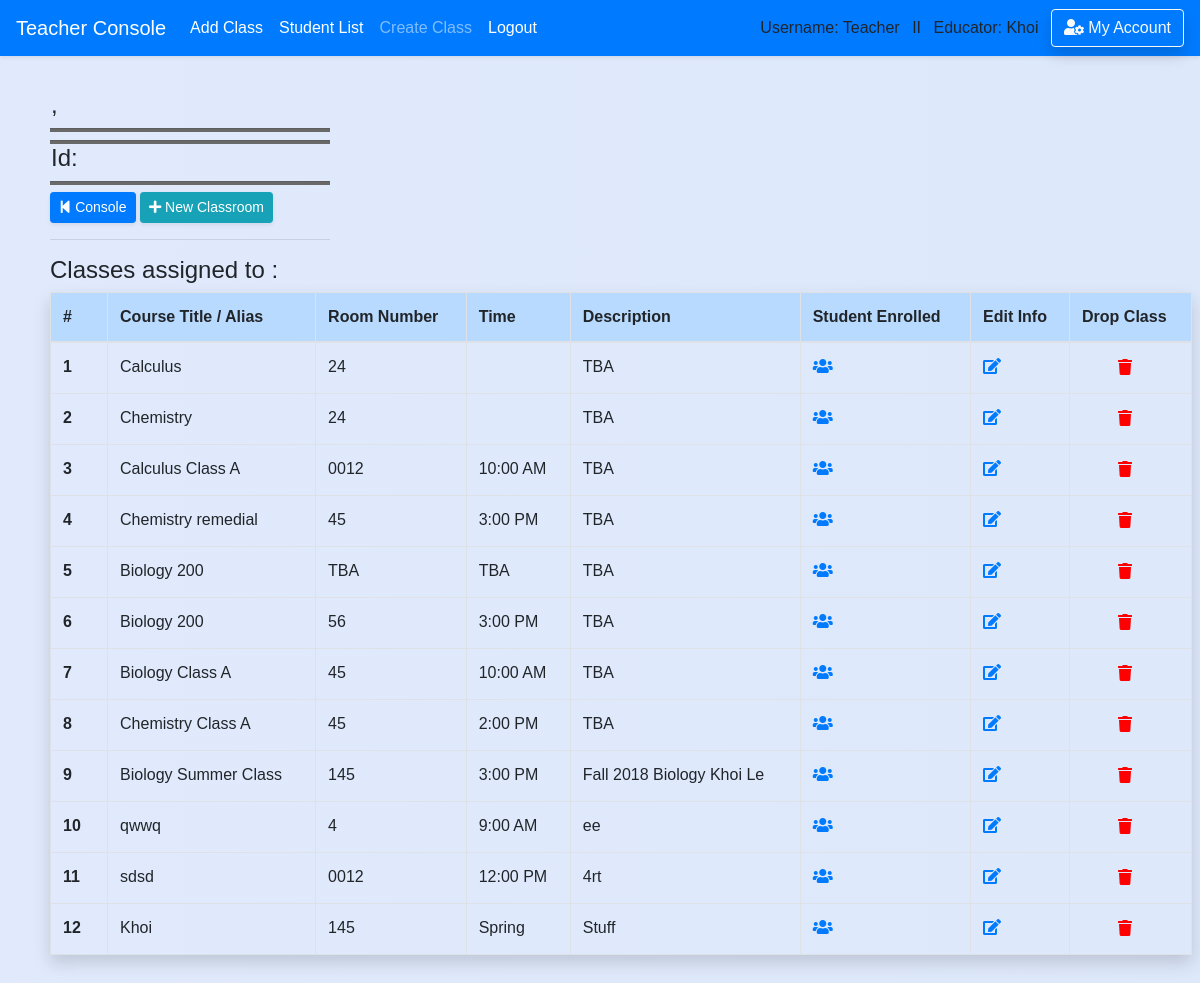
The app's page /teacher/classroom (signed in), older data.
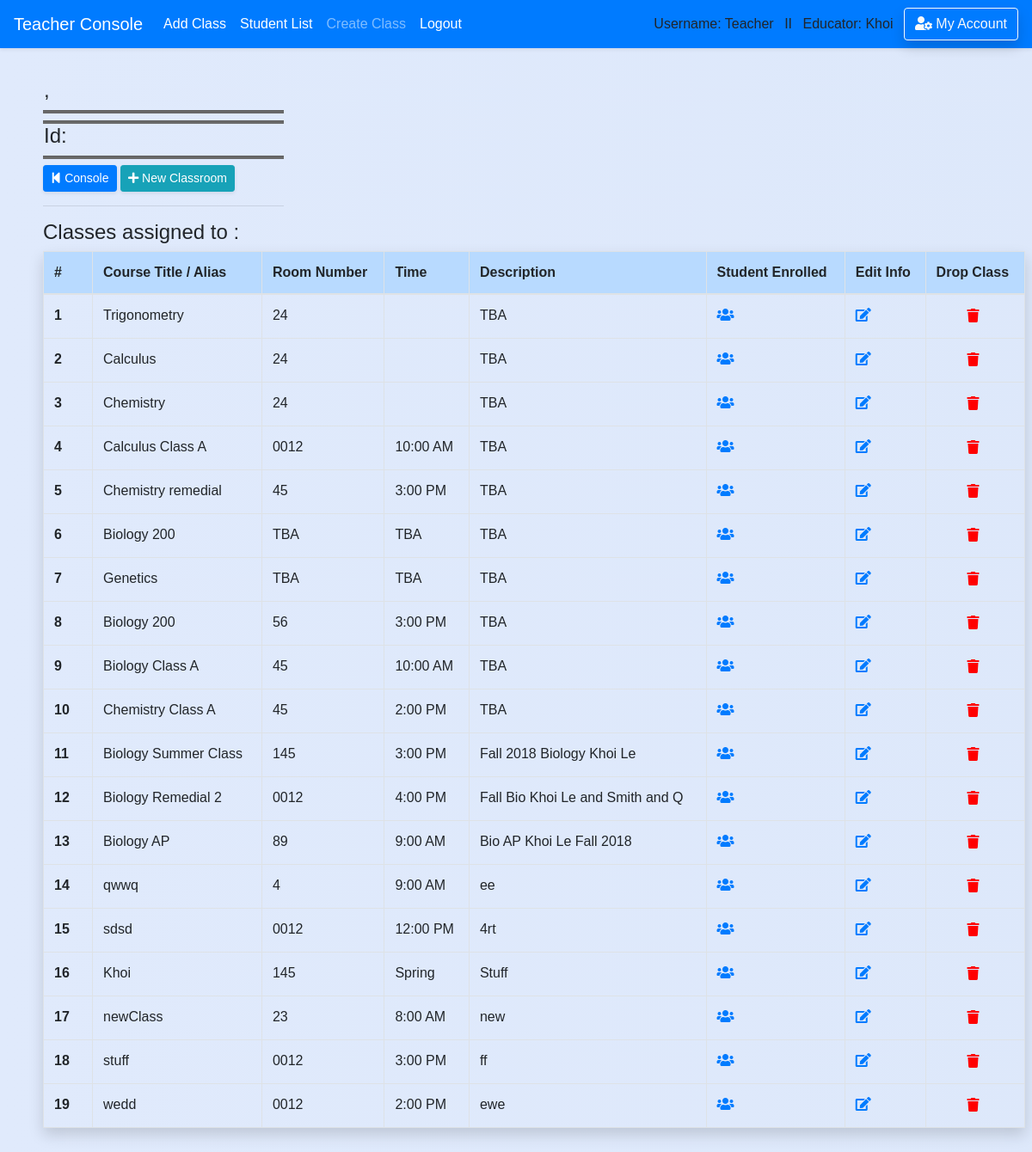
The same page, newer data.
### school_app/models.py (models this page shows, shortened)
class Classroom(models.Model):
    course_title = models.CharField(max_length=50,default='')
    course_number = models.CharField(max_length=20,default='')
    teacher_name = models.CharField(max_length=50,default='')
    teacher_idx = models.CharField(max_length=10,default='')
    room_number = models.CharField(max_length=10,default='TBA')
    time = models.CharField(max_length=10,blank=True, null=True,default='TBA')
    description = models.CharField(max_length=300,default='TBA')
    teacher = models.ForeignKey('Teacher',blank=True, null=True, on_delete = models.SET_NULL, related_name='classroom_by_teacher')
    course = models.ForeignKey('Course',blank=True, null=True, on_delete = models.SET_NULL, related_name='course_in_classroom')
    student = models.ManyToManyField(Student, blank=True)

### school_app/views_logged.py (the view)
# urls.py: path('teacher/classroom', views_logged.classroom, name='classroom_list'),
def classroom(request,course_id=None):
    if is_login(request) == False:
        return redirect('/login')
    if is_login(request) == True:
        if request.user.profile.is_teacher == False:
            messages.warning(request, "You don't have Instructor's Privilege!")
            return redirect('/')
        course = Course.objects.filter(id=course_id).first()
        classes = Classroom.objects.filter(course=course)
        time_list = []
        for cla in classes:
            time_list.append(cla.time)
        conflict_index=[]
        for time in time_list:
            for index, time2 in enumerate(time_list):
                count = 0
                if time == time2:
                    count += 1
                    if count >= 2:
                        conflict_index.append(index+1)
        return render(request,'teacher/classroom/view_classroom.html',
        {'classes':classes,'course':course,'conflict_index':conflict_index})

### school_app/views_functions.py (called while the page is built)
def is_login(request):
    if not request.user.is_authenticated:
        messages.warning(request, "Please Login or Create an Account.")
        return False
    return True

### school_app/templates/teacher/classroom/view_classroom.html (shortened to what this page needs)
{% extends 'base.html' %}
{% block content %}
<div class='content'>
  <div class="container-fuild form-row" style='width:100%'>
    <div class="col-md-6">
        <div style="width: 280px">
        <h4 style='padding-left: 1px'>{{ course.semester }}, {{ course.year }}</h4>
        <hr class='hr-line'/>
        <hr class='hr-line'/>
        <h4 style='padding-left: 1px'>Id: {{course.course_number}}</h4>
        <hr class='hr-line'/>
          <a href='{% url "teacher" %}' class="btn btn-sm btn-primary shadow-sm" ><i class="fas fa-step-backward"></i> Console</a></a>
          <a href='{% url "add_classroom" course_id=course.id %}' class="btn btn-info btn-sm shadow-sm" role="button"><i class="fas fa-plus"></i> New Classroom</a>
        <hr/></div></div>
        <div class="col-md-5">
        </div></div>
        {% if classes %}
          <h5><big>Classes assigned to {{ course.course_title }} :</big></h5>
          <div class='mr-2'>
          <table class="table table-hover table-bordered pad-right-table shadow ">
            <thead class='table-primary'>
            <tr>
              <th scope="col" style="width: 5%">#</th>
              <th scope="col">Course Title / Alias</th>
              <th scope="col">Room Number</th>
              <th scope="col">Time</th>
              <th scope="col">Description</th>
              <th scope="col">Student Enrolled</th>
              <th scope="col">Edit Info</th>
              <th scope="col">Drop Class</th>
            </tr>
            </thead>
            <tbody>
        {% for class in classes %}
            <tr>
              <th scope="row">{{ forloop.counter }}</th>
              <td>{{ class.course_title }}</td>
              <td>{{ class.room_number }}</td>
              <td>{{ class.time }}</td>
              <td>{{ class.description }}</td>
              <td>
                <a href='{% url "edit_course" course_id=course.id %}'><i class="fas fa-users"></i></a>
              </td>
              <td>
                <a href='{% url "edit_classroom" classroom_id=class.id %}'><i class="fas fa-edit"></i></a>
              </td>
              <td>
                <form action='/teacher/classroom/detached_classroom/' method='post'>{% csrf_token %}
                  <button type='submit' style='border:none;background:none;cursor: pointer;cursor: hand;'>
                  <i style='color:red' class="fas fa-trash test" data-toggle="popover" data-placement="top" data-trigger="hover" data-content="Alert!"></i>
                  </button>
                </form>
              </td>
            </tr>
        {% endfor %}
            </tbody>
          </table>
        {% else %}
        <h4><div class="alert-inherit alert-info" role="alert"><i class="fas fa-exclamation"></i> No Classes assigned to this course.</div></h4>
        {% endif %}
</div></div><br>
{% endblock %}

Row changes from the older to the newer data that the page shows:
now on this page (row edited): Classroom: course_title "Trigonometry", room_number "24", description "TBA"
now on this page (row edited): Classroom: course_title "Genetics", room_number "TBA", time "TBA", description "TBA"
now on this page (row edited): Classroom: course_title "Biology Remedial 2", room_number "0012", time "4:00 PM", description "Fall Bio Khoi Le and Smith and Q"
now on this page (row edited): Classroom: course_title "Biology AP", room_number "89", time "9:00 AM", description "Bio AP Khoi Le Fall 2018"
now on this page (row edited): Classroom: course_title "newClass", room_number "23", time "8:00 AM", description "new"
now on this page (row edited): Classroom: course_title "stuff", room_number "0012", time "3:00 PM", description "ff"
added Classroom: course_title "wedd", room_number "0012", time "2:00 PM", description "ewe"
